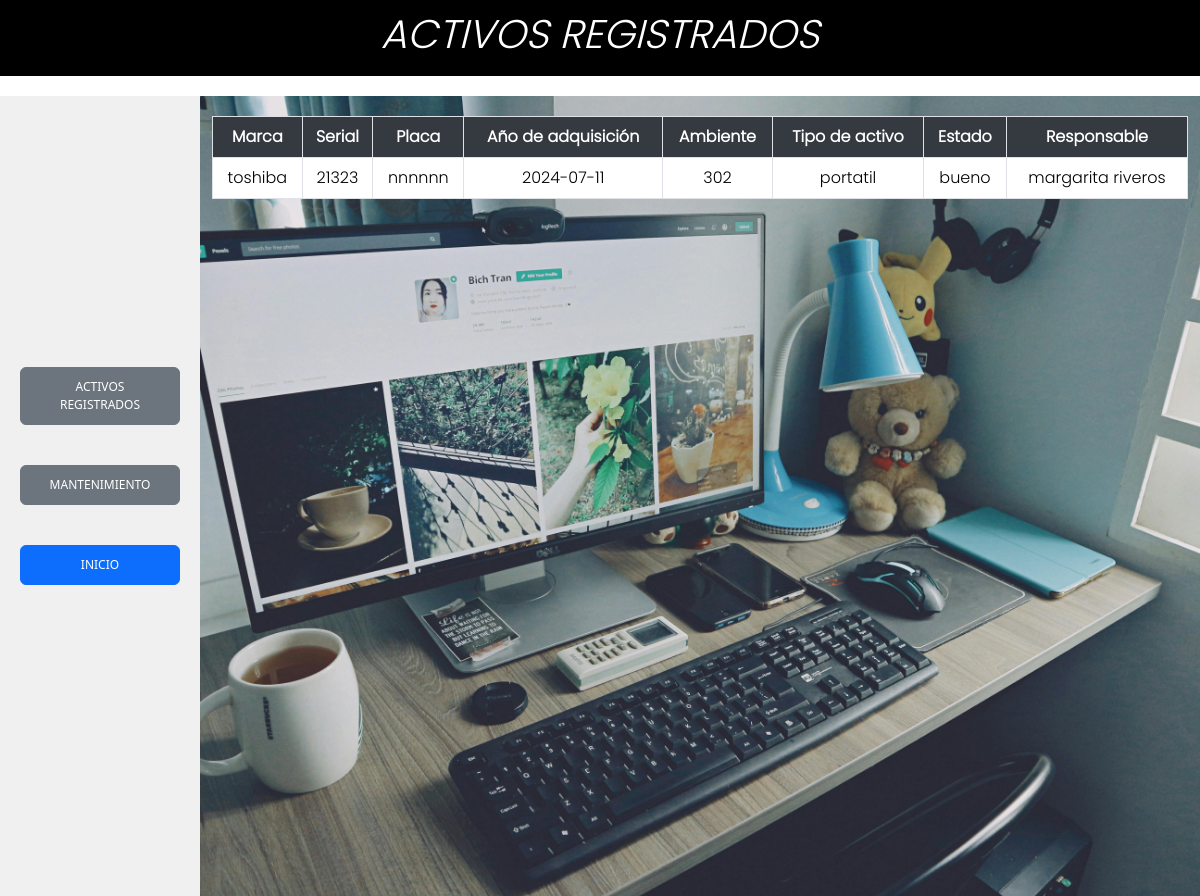
The page /vista/interfaces/coordinador-acti-regis.php (signed in) on the database its author committed.
### tables this page shows
CREATE TABLE `registro_activos` (
  `id` int(11) NOT NULL,
  `marca` varchar(20) NOT NULL,
  `serial` varchar(20) NOT NULL,
  `placa` varchar(20) NOT NULL,
  `ano_adquisicion` varchar(15) NOT NULL,
  `ambiente` varchar(5) NOT NULL,
  `tipo_activo` varchar(20) NOT NULL,
  `estado` varchar(10) NOT NULL,
  `responsable` varchar(50) NOT NULL
);

### vista/interfaces/coordinador-acti-regis.php (the view, shortened to what this page needs)
<!DOCTYPE html>
<html lang="es">
<head>
  <link href="../css/bootstrap.min.css" rel="stylesheet">
  <link rel="stylesheet" href="../estilos/coordinador-acti-regis.css">
</head>
<body>
<header class="d-flex justify-content-between align-items-center">
  <h1 class="text-center w-100"><em>ACTIVOS REGISTRADOS</em></h1>
</header>
<div class="container-fluid">
  <div class="row">
    <nav class="col-md-2 sidebar">
      <a class="btn btn-secondary">ACTIVOS<br>REGISTRADOS</a>
      <a class="btn btn-secondary" href="coordinador-manteni.php">MANTENIMIENTO</a>
      <a class="btn btn-primary" href="coordinador.php">INICIO</a>
    </nav>
    <main class="col-md-10">
      <div class="table-responsive">
        <table class="table table-bordered">
          <thead class="thead-dark">
            <tr>
              <th scope="col">Marca</th>
              <th scope="col">Serial</th>
              <th scope="col">Placa</th>
              <th scope="col">Año de adquisición</th>
              <th scope="col">Ambiente</th>
              <th scope="col">Tipo de activo</th>
              <th scope="col">Estado</th>
              <th scope="col">Responsable</th>
            </tr>
          </thead>
          <tbody>
            <?php
            include '../../modelo/conexion.php';
            if (isset($conn) && $conn) {
                $sql = "SELECT * FROM registro_activos";
                $result = mysqli_query($conn, $sql);
                if ($result) {
                    while($mostrar = mysqli_fetch_array($result)){
                        ?>
                        <tr>
                            <td><?php echo $mostrar['marca']; ?></td>
                            <td><?php echo $mostrar['serial']; ?></td>
                            <td><?php echo $mostrar['placa']; ?></td>
                            <td><?php echo $mostrar['ano_adquisicion']; ?></td>
                            <td><?php echo $mostrar['ambiente']; ?></td>
                            <td><?php echo $mostrar['tipo_activo']; ?></td>
                            <td><?php echo $mostrar['estado']; ?></td>
                            <td><?php echo $mostrar['responsable']; ?></td>
                        </tr>
                        <?php
                    }
                } else {
                    echo '<tr><td colspan="8">Error en la consulta: ' . mysqli_error($conn) . '</td></tr>';
                }
            } else {
                echo '<tr><td colspan="8">Error de Conexión (0)</td></tr>';
            }
            ?>
          </tbody>
        </table>
      </div>
    </main>
  </div>
</div>
</body>
</html>

### vista/estilos/coordinador-acti-regis.css (style rules this page uses)
h1, a, th, td { font-family: "Poppins-Light"; }
body { margin: 0; padding: 0; }
header { background-color: #000; color: #fff; padding: 10px; text-align: center; margin-bottom: 20px; }
.sidebar { background-color: #f0f0f0; padding: 20px; height: 100vh; overflow-y: hidden; display: flex; flex-direction: column; justify-content: center; align-items: center; }
.sidebar a { margin-bottom: 40px; width: 100%; padding: 10px; box-sizing: border-box; text-decoration: none; font-size: 12px; text-align: center; }
main { background-image: url('../img/login.jpg'); background-size: cover; background-position: center; padding: 20px; min-height: 100vh; overflow: hidden; }
.table { width: 100%; border: 1px solid #dee2e6; border-collapse: collapse; margin-bottom: 20px; }
.table th, .table td { border: 1px solid #dee2e6; padding: 8px; text-align: center; word-wrap: break-word; }
.table th { background-color: #343a40; color: #fff; }

### rows shown on the page
registro_activos: marca "toshiba", serial "21323", placa "nnnnnn", ano_adquisicion "2024-07-11", ambiente "302", tipo_activo "portatil", estado "bueno", responsable "margarita riveros"
